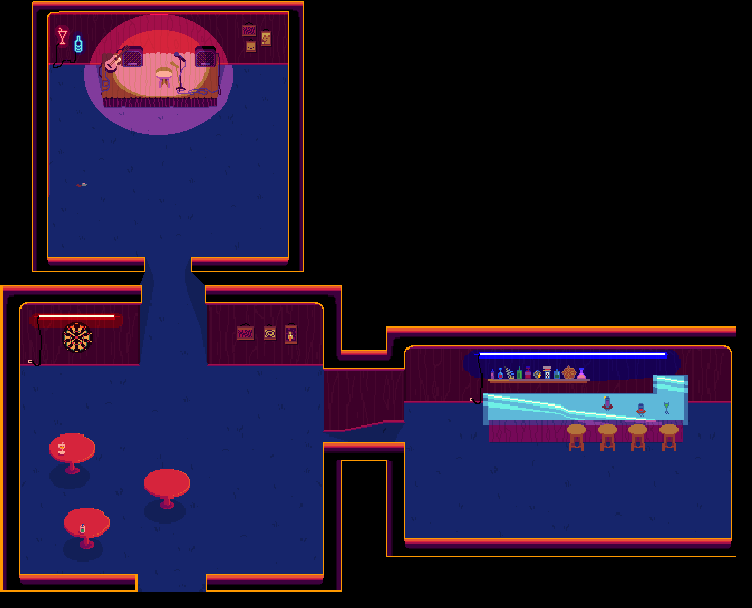

Rendered tile map (Tiled .tmx) drawn with the repository's tilesets; below, a short description and the map source with its tile grids summarised:
An orthogonal 47x38 tile map with 16x16 px tiles, 2 tile layers (patrones, pared), 2 tilesets and 26 objects.

<map version="1.4" tiledversion="1.4.1" orientation="orthogonal" renderorder="left-down" width="47" height="38" tilewidth="16" tileheight="16" infinite="0" nextlayerid="8" nextobjectid="90">
 <tileset firstgid="1" source="fondo.tsx" />
 <tileset firstgid="778" source="fondo.tsx" />
 <layer id="1" name="patrones" width="47" height="38">
  <data>[1786 cells, 1702 non-empty, 1702 distinct tile ids]</data>
 </layer>
 <layer id="7" name="pared" width="47" height="38">
  <data>[1786 cells, 0 non-empty, 0 distinct tile ids]</data>
 </layer>
 <objectgroup id="2" name="pared">
  <object id="28" x="32" y="0" width="16" height="272" />
  <object id="31" x="288" y="0" width="16" height="272" />
  <object id="33" x="32" y="0" width="271.5" height="64" />
  <object id="34" x="32" y="256" width="112" height="16" />
  <object id="35" x="192" y="256" width="111.5" height="16" />
  <object id="36" x="1.96324" y="285" width="137.537" height="80" />
  <object id="37" x="207" y="285" width="134" height="80.3333" />
  <object id="38" x="-2.29185" y="285.5" width="21.917" height="306.017" />
  <object id="39" x="323.333" y="285" width="17.4375" height="136.167" />
  <object id="40" x="323.667" y="447.5" width="18.3333" height="128.5" />
  <object id="41" x="0" y="573.5" width="137.5" height="16.5" />
  <object id="46" x="206.5" y="574.5" width="135.5" height="17.5" />
  <object id="72" x="336" y="350.333" width="69" height="71.6667" />
  <object id="73" x="336" y="447.333" width="69.0303" height="11" />
  <object id="74" x="389.545" y="447.545" width="16" height="109.273" />
  <object id="75" x="400" y="538" width="336" height="16" />
  <object id="76" x="731.333" y="352.333" width="16" height="192" />
  <object id="77" x="384" y="320" width="352" height="81.5" />
  <object id="78" x="483" y="400" width="205" height="41.75" />
  <object id="85" x="144" y="272" height="16" />
  <object id="88" x="192" y="272" width="16" height="16" />
  <object id="89" x="128" y="576" width="96" height="16" />
 </objectgroup>
 <objectgroup id="3" name="escenario">
  <object id="44" x="102.5" y="49" width="115.625" height="58.125" />
 </objectgroup>
 <objectgroup id="5" name="zona">
  <object id="47" x="20.1203" y="365" width="302.759" height="209" />
  <object id="48" x="48" y="64" width="240" height="192" />
  <object id="79" x="400" y="400" width="336" height="144" />
 </objectgroup>
</map>
